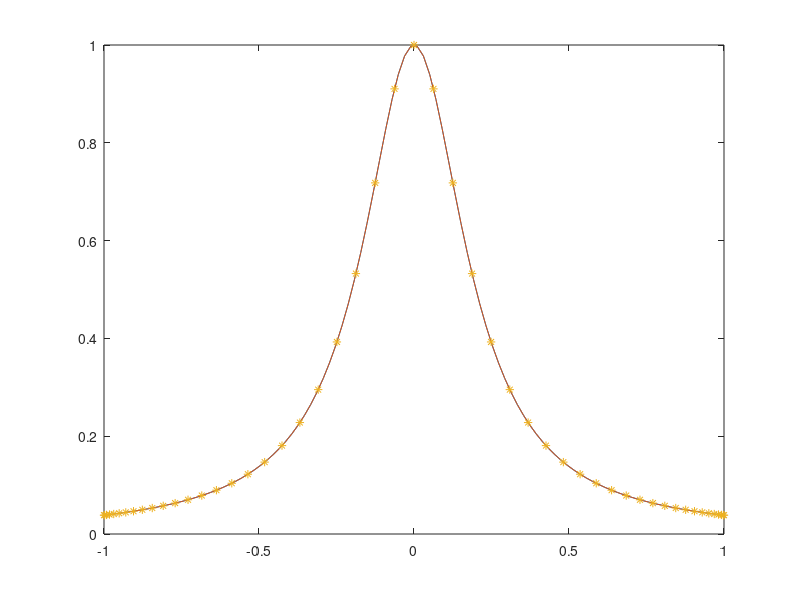

Here is the MATLAB script that generated this plot:
% first barycentric formula with Chebyshev nodes
n = 50;
x = cos(pi/n*(0:n));
% x = linspace(-1,1,n+1); % if you want to see the equistant desaster
y = 1./(1+25*x.^2);
for j=1:n+1, lambda(j) = prod(1./(x(j)-x([1:j-1,j+1:end]))); end
xx = linspace(-1,1,100); yy = 1./(1+25*xx.^2);
omega = 1; s = 0;
for j=1:n+1, omega = omega.*(xx-x(j)); s = s + y(j)*lambda(j)./(xx-x(j)); end
p = omega.*s; plot(xx,yy,xx,p,x,y,'*'); shg;